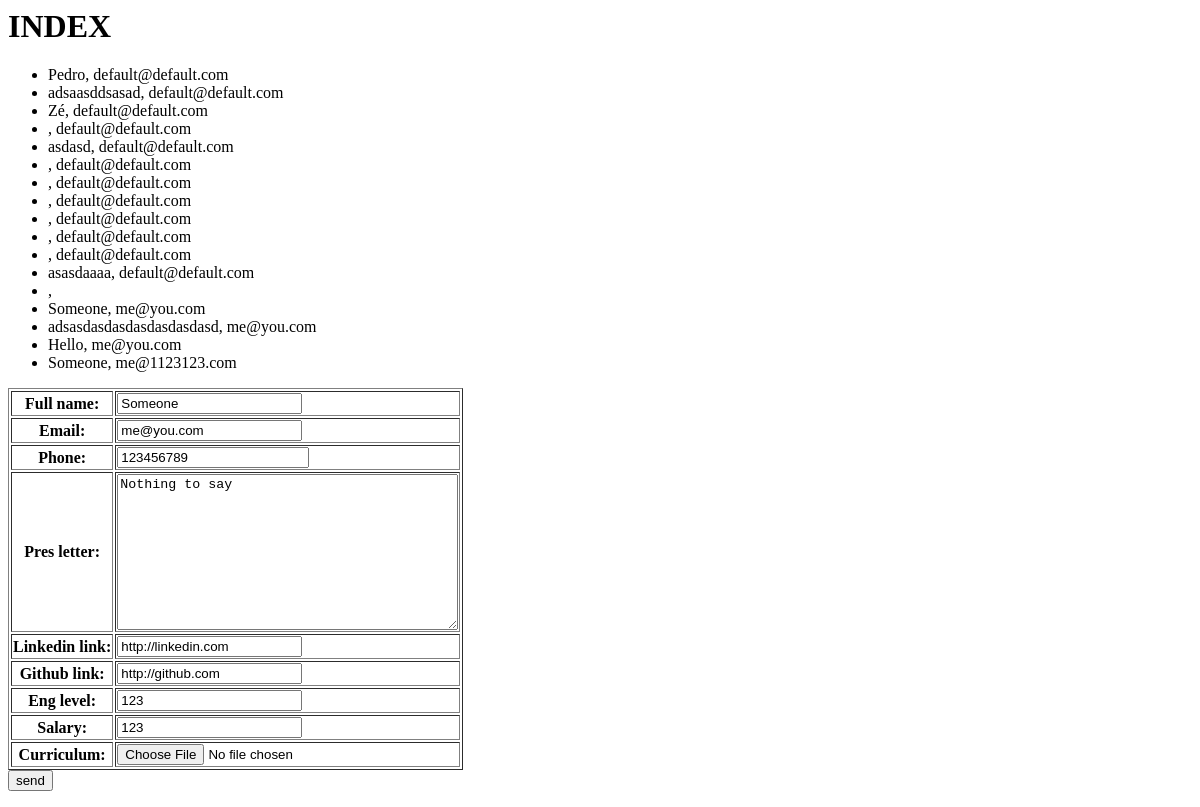
Before: / with the older database file.
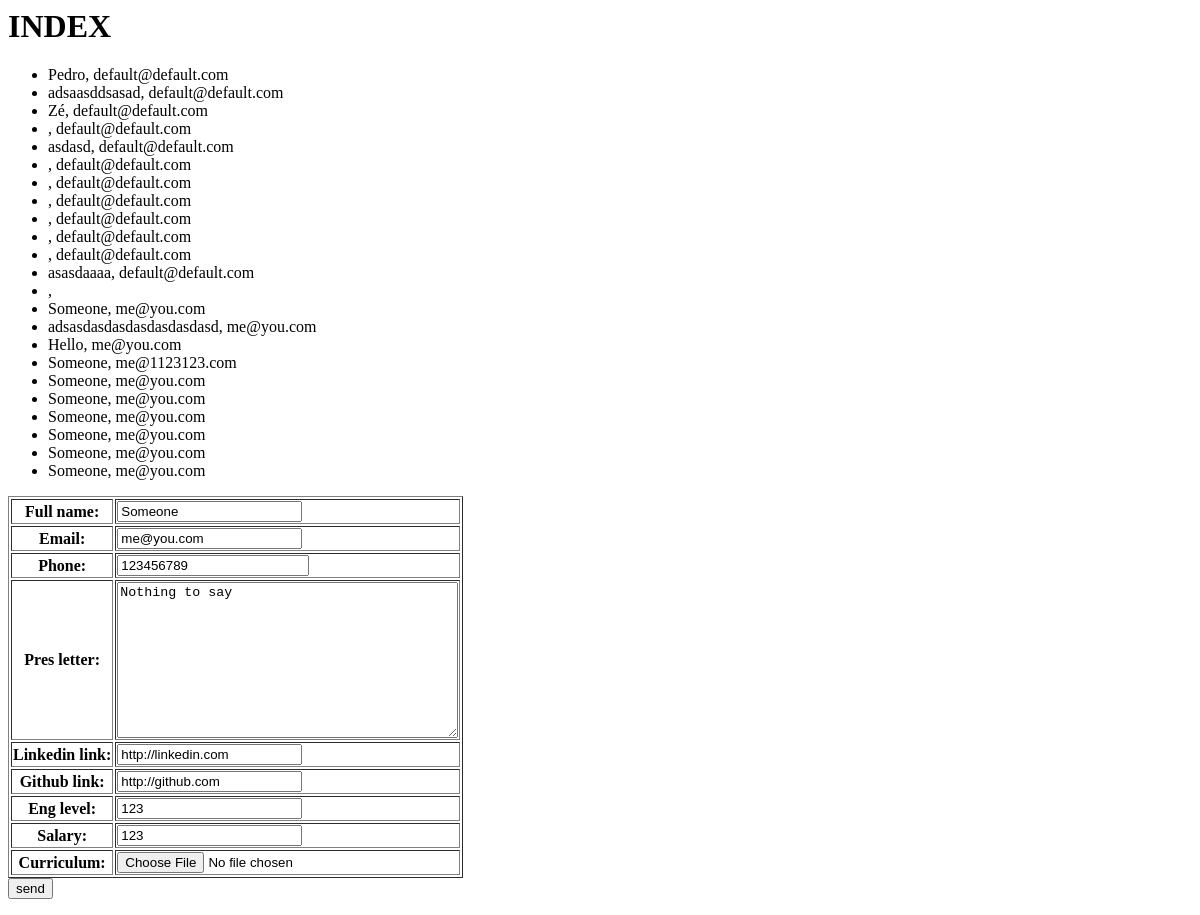
After: the same page with the newer database file.
### website/models.py (models this page shows)
class Candidate(models.Model):
    datetime = models.DateTimeField(auto_now_add=True)
    full_name = models.CharField(max_length=123)
    email = models.EmailField()
    phone = models.BigIntegerField()
    pres_letter = models.TextField()
    linkedin_link = models.URLField()
    github_link = models.URLField()
    eng_level = models.IntegerField()
    salary = models.DecimalField(decimal_places = 2, max_digits = 10)
    curriculum = models.FileField(null=True, blank=True, upload_to='cv_upload')

### website/views.py (the view)
# urls.py: path('', views.index, name='index'),
def index(request):
    candidate_list = Candidate.objects.all()
    form = CandidateForm(initial={
        'full_name': "Someone",
        'email': "me@you.com",
        'phone': "123456789",
        'pres_letter': "Nothing to say",
        'linkedin_link': "http://linkedin.com",
        'github_link': "http://github.com",
        'eng_level': 123,
        'salary': 123,
    })
    context = {
        'candidate_list': candidate_list,
        'form': form,
    }
    return render(request, 'website/index.html', context)

### website/forms.py
class CandidateForm(forms.ModelForm):
    class Meta:
        model = Candidate
        fields = '__all__'

### website/templates/website/index.html (shortened to what this page needs)
{% load static %}
<h1>INDEX</h1>
<ul>
    {%for candidate in candidate_list %}
    <li>
        {{ candidate.full_name }}, {{ candidate.email }}
    </li>
    {% endfor %}
</ul>
<form action="{% url 'website:send' %}", method="post" name="candidate_form" onsubmit="return validateForm()" novalidate>
    <table border="1">
        {% for field in form.visible_fields %}
        <tr>
            <th>{{ field.label_tag }}</th>
            <td>
            {{ field }}
            </td>
        </tr>
        {% endfor %}
    </table>
    <input type="submit" value="send">
</form>

Changed rows visible on the page:
added Candidate: full_name "Someone", email "me@you.com"
added Candidate: full_name "Someone", email "me@you.com"
added Candidate: full_name "Someone", email "me@you.com"
added Candidate: full_name "Someone", email "me@you.com"
added Candidate: full_name "Someone", email "me@you.com"
added Candidate: full_name "Someone", email "me@you.com"
